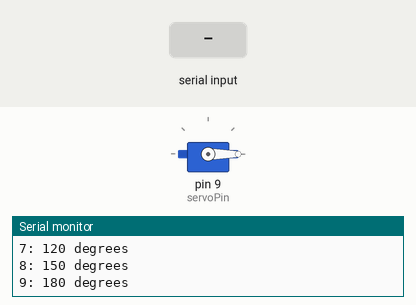
Recording of a sketch running on a simulated Arduino Uno, built with avr-gcc and run on an emulated ATmega328P. Shown: servo, the last lines printed to the serial monitor. The inputs (shaded band) are chosen by the test bench.

Above: at 2.3 s.
2.4 s: "3" received over Serial
At 3.5 s:
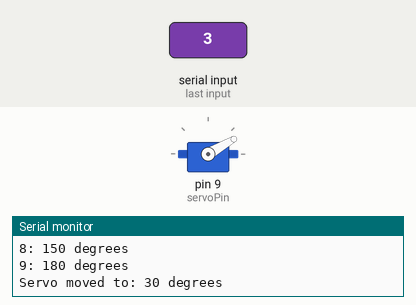
3.9 s: "4" received over Serial
At 4.6 s:
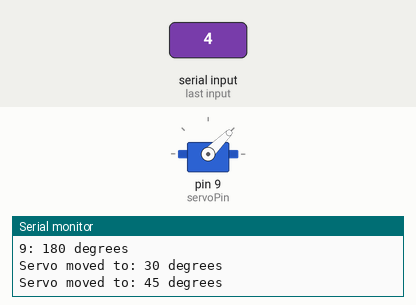
5.4 s: "5" received over Serial
At 5.8 s:
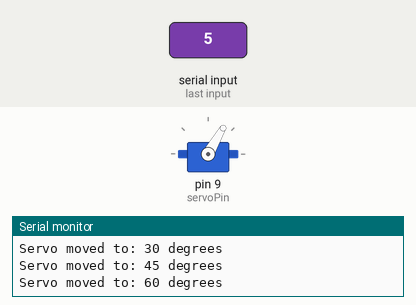
6.9 s: "6" received over Serial
At 8.1 s:
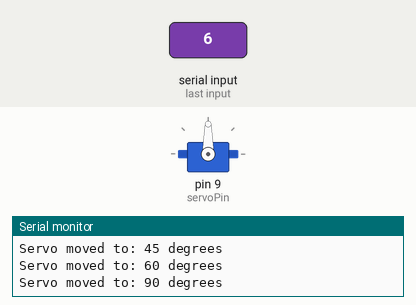
8.4 s: "7" received over Serial
At 9.3 s:
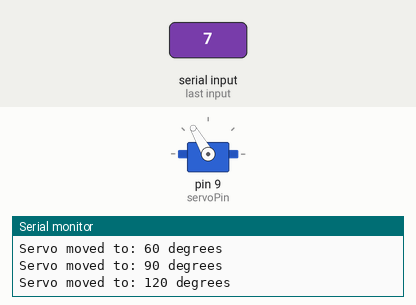
9.9 s: "8" received over Serial
At 10.4 s:
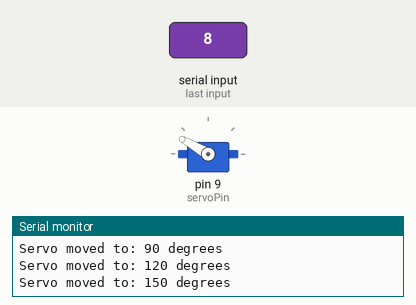
Timing chart, 0 to 12.4 s (numbered marks = the images above; inputs shaded):
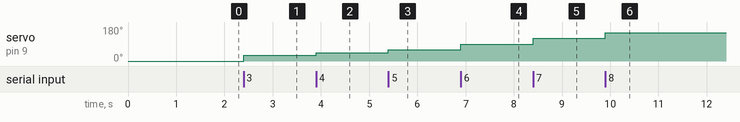

The sketch:

from_1_to_9_modes.ino
```cpp
#include <Servo.h>

// Define the servo pin
const int servoPin = 9;

// Create a servo object
Servo myServo;

void setup() {
  // Start serial communication at 9600 baud rate
  Serial.begin(9600);

  // Attach the servo to its pin
  myServo.attach(servoPin);

  // Move the servo to the home position (0 degrees)
  myServo.write(0);

  // Wait for the servo to reach the home position
  delay(1000);

  // Inform the user about the input options
  Serial.println("Enter a number (1-9) to move the servo to a predefined position:");
  Serial.println("1: 0 degrees");
  Serial.println("2: 15 degrees");
  Serial.println("3: 30 degrees");
  Serial.println("4: 45 degrees");
  Serial.println("5: 60 degrees");
  Serial.println("6: 90 degrees");
  Serial.println("7: 120 degrees");
  Serial.println("8: 150 degrees");
  Serial.println("9: 180 degrees");
}

void loop() {
  // Check if data is available to read
  if (Serial.available() > 0) {
    // Read the incoming data as a single character
    char input = Serial.read();

    // Determine the target angle based on the input
    int angle = -1; // Initialize to an invalid angle
    switch (input) {
      case '1':
        angle = 0;
        break;
      case '2':
        angle = 15;
        break;
      case '3':
        angle = 30;
        break;
      case '4':
        angle = 45;
        break;
      case '5':
        angle = 60;
        break;
      case '6':
        angle = 90;
        break;
      case '7':
        angle = 120;
        break;
      case '8':
        angle = 150;
        break;
      case '9':
        angle = 180;
        break;
      default:
        Serial.println("Invalid input! Please enter a number between 1 and 9.");
        break;
    }

    // If a valid angle was determined, move the servo
    if (angle != -1) {
      myServo.write(angle);
      Serial.print("Servo moved to: ");
      Serial.print(angle);
      Serial.println(" degrees");
    }
  }
}
```

Measured:
- after the input at 2.4 s, servo on pin 9 (servoPin): 0° → 30° at once
- after the input at 3.9 s, servo on pin 9 (servoPin): 30° → 45° at once
- after the input at 5.4 s, servo on pin 9 (servoPin): 45° → 60° at once
- after the input at 6.9 s, servo on pin 9 (servoPin): 60° → 90° at once
- after the input at 8.4 s, servo on pin 9 (servoPin): 90° → 120° at once
- after the input at 9.9 s, servo on pin 9 (servoPin): 120° → 150° at once
